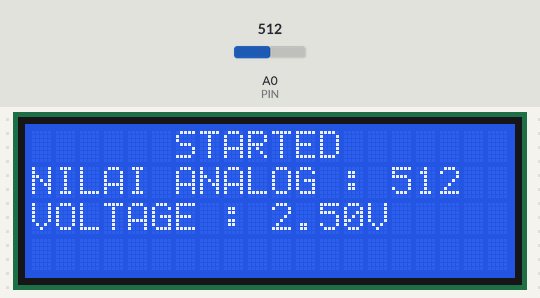
Recording of a sketch running on a simulated Arduino Uno, built with avr-gcc and run on an emulated ATmega328P. Parts: 20×4 character LCD. Inputs (shaded band) come from the test bench; at power-on: A0 (PIN) = 512. What the sketch prints to the serial monitor is not drawn.

Above: at 1.2 s.
1.3 s: A0 (PIN) set to 716
At 2.8 s:
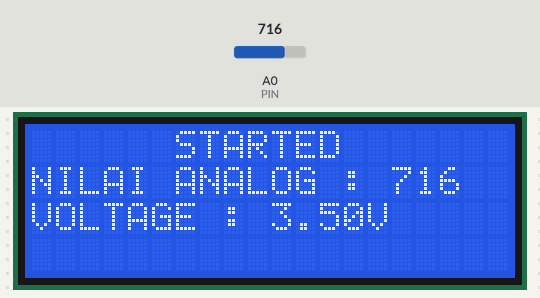
3.1 s: A0 (PIN) set to 900
At 4.4 s:
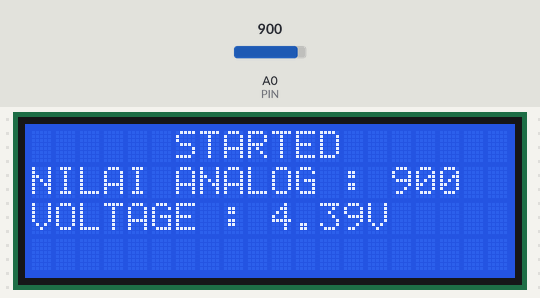
5.2 s: A0 (PIN) set to 1023
At 7.2 s:
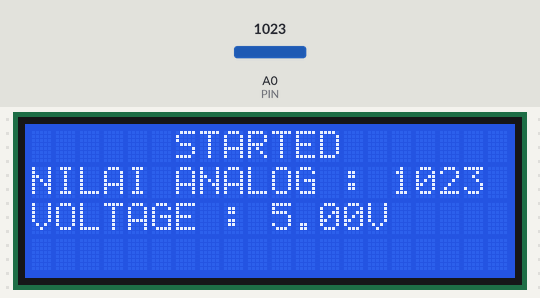
Timing chart, 0 to 8.7 s (numbered marks = the images above; inputs shaded):
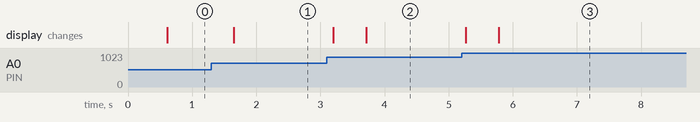

Measured:
- after the input at 1.3 s, the display: changes after 0.35 s (image 1)
- after the input at 3.1 s, the display: first changes after 0.10 s (image 2 shows a later state)
- after the input at 5.2 s, the display: first changes after 0.06 s (image 3 shows a later state)

The sketch:

Sensor_Water_Level.ino
```cpp
#include <Wire.h>
#include <LiquidCrystal_I2C.h>

#define PIN A0
#define TAMPIL_SERIAL true

LiquidCrystal_I2C lcd(0x27, 20, 4);

int nilaiAnalog = 0;
float voltage = 0;
unsigned long waktuSekarang = 0;
unsigned long waktuSekarangLCD = 0;

const unsigned long INTERVAL_TAMPIL_SERIAL = 1000;  // dalam mili detik
const unsigned long INTERVAL_TAMPIL_LCD = 500;  // dalam mili detik
const uint8_t JUMLAH_PEMBACAAN = 10;

void setup() {
#if TAMPIL_SERIAL
  Serial.begin(9600);
#endif

  lcd.init();
  lcd.backlight();
  lcd.clear();

#if TAMPIL_SERIAL
  Serial.println("STARTED");
#endif

  lcd.setCursor(6, 0);
  lcd.print("STARTED");
  lcd.setCursor(0, 1);
  lcd.print("NILAI ANALOG :");
  lcd.setCursor(0, 2);
  lcd.print("VOLTAGE :");
  waktuSekarang = waktuSekarangLCD = millis();
}

void loop() {
  nilaiAnalog = 0;
  for (uint8_t i = 0; i < JUMLAH_PEMBACAAN; i++) {
    nilaiAnalog += analogRead(PIN);
    delay(10);
  }
  nilaiAnalog /= JUMLAH_PEMBACAAN;
  tampilLCD(nilaiAnalog);
}

void tampilLCD(int nilai) {
  if (millis() - waktuSekarangLCD > INTERVAL_TAMPIL_LCD) {
    // NILAI ANALOG
    lcd.setCursor(15, 1);
    lcd.print(nilai);

    // VOLTAGE
    voltage = nilai * 5 / 1024.0; // Kalkulasi nilai voltage
    lcd.setCursor(10, 2);
    lcd.print(voltage);
    lcd.setCursor(14, 2);
    lcd.print("V");
    waktuSekarangLCD = millis();
  }

#if TAMPIL_SERIAL
  if (millis() - waktuSekarang > INTERVAL_TAMPIL_SERIAL) {
    Serial.print("NILAI ANALOG : ");  Serial.println(nilai);
    Serial.print("VOLTAGE : "); Serial.print(voltage);  Serial.println(" V");
    Serial.println();
    waktuSekarang = millis();
  }
#endif
}
```
